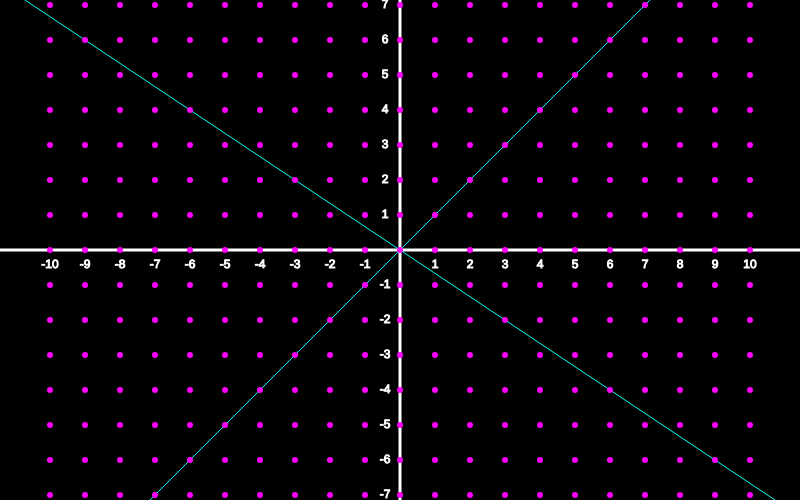
Frame 1 (no input)
Frame 60 (no input): identical to frame 1, image omitted
Frame 120 (the mouse pressed at the canvas centre since frame 60): identical to frame 1, image omitted

The p5.js sketch that drew this single still picture (run headless with seeded random() and noise() and a simulated clock; from frame 60 on, the mouse is pressed at the canvas centre):

// p5.js sketch
// ── sketch.js
/*
Criado por Bruno B Bastos em 21/11/20

Faltando:
	Resetar página
	User inputs (selecionar pontos, linhas, áreas, etc)
	Entrada de matrizes
	Autovetores e Autovalores - feito 22/11/20
	Refactorar as funções de matrizes num objeto Matriz
*/

let points = [];
let particles = [];
let lines = [];
let eigenVecs = [];
let eigenVals = [];
let planeSize = 10; // gera um plano de (-n a n)^2 elementos
let center;
let resolution = 35; // resolução da escala
let currentMatrix;
let Mat = [];
Mat = [[-1, 3], [2, 0]];
// Mat = [[0, -1], [-1, 0]];


function setup() {
 	createCanvas(800, 500);
 	center = createVector(width/2, height/2);
 	currentMatrix = Mat;
	
	particlesSetup(points, particles);
 	alert("clique para visualizar a transformação\n"
		 + currentMatrix[0] +"\n"
		 + currentMatrix[1]);
 	
 	getEigenvectors(currentMatrix, eigenVecs, eigenVals);
 	console.log(eigenVals);
 	console.log(eigenVecs);
}

function draw() {
	background(0);
	drawAxis(1);
	drawPoints(points);
	drawEigenVecLines(eigenVecs);
  	for(p of particles){
  		p.update();
  	}
}

function drawAxis(scale){
	push();
	translate(center);
	stroke(255);
	fill(255);
	textAlign(CENTER, CENTER);
	strokeWeight(1);
	for(let i = -10; i <= 10; i++){
		if(i==0)continue;
		text(i * scale, -15, -i * resolution);
	}
	for(let i = -10; i <= 10; i++){
		if(i==0)continue;
		text(i * scale, i * resolution, 15);
	}
	strokeWeight(3);
	line(-width/2, 0, width/2, 0);
	line(0, -height/2, 0, height/2);
	pop();
}

function drawPoints(set){
	return;
	push();
	translate(center);
	stroke('cyan');
	strokeWeight(10);
	for(let i = 0; i < set.length; i++){
		if(i == 258)stroke('red');
		else stroke('cyan');
		point(set[i].x * resolution, set[i].y * -resolution);
	}
	pop();
}


class Particle{
	constructor(vec){
		this.pos = vec;
		this.spd = .005;
		// this.vel = createVector(0, 0);
		this.dir = createVector(0, 0); // direção
		this.destiny = this.pos.copy(); // posição destino
		this.origin = this.pos.copy(); // posição inicial antes da transformação
		this.course = 0;
		this.progress = 0; // % do caminho percorrido
		this.col = 'magenta';
	}

	update(){
		this.move();
		this.show();
	}

	move(){
		if(this.progress < 1){
			this.progress += this.spd;
			// let d = this.origin.dist(this.destiny);
			let a = this.dir.copy();
			let b = this.origin.copy();
			a.mult(this.course * this.progress);
			b.add(a);
			this.pos.set(b);
		}
		else{
			this.origin = this.pos.copy();
		}
		/* 	Graças à propriedade T(αv) = αT(v) é possível aplicar a transformação T na posição (pos)
			da partícula em pequenas frações (spd) resultando num movimento que preserva a
			linearidade
		*/
	}

	show(){
		push();
		translate(center);
		stroke(this.col);
		strokeWeight(6);
		point(this.pos.x * resolution, this.pos.y * -resolution);
		pop(0);
	}

	moveTo(vec){
		this.progress = 0;
		this.destiny = vec; // armazena o destino da partícula
		this.dir = this.destiny.copy(); // atualiza a velocidade...
		let p = this.pos.copy(); 
		this.dir.sub(p); // para a direção do destino
		this.dir.normalize(); // transforma num vetor unitário
		this.course = this.origin.dist(this.destiny);
	}
}

function particlesSetup(ptsArray, partclsArray){
	for(let i = -planeSize; i <= planeSize; i++){
 		for(let j = -planeSize; j <= planeSize; j++){
 			let v;
 			v = createVector(i, j);
 			ptsArray.push(v);// REMOVER
 			let p = new Particle(v);
 		partclsArray.push(p);
 		}
 	}
}

function applyTransform(M, ptsArray, partclsArray){
	for(let i = 0; i < ptsArray.length; i++){
 		ptsArray[i] = matrixTransform(M, ptsArray[i]);
 		partclsArray[i].moveTo(ptsArray[i]);
 	}
}

function mouseClicked(){
	applyTransform(currentMatrix, points, particles);
}

function mouseWheel(event) {
  let pulse = event.delta / -100;
  resolution += 2 * pulse;
  resolution = constrain(resolution, 10, 90);
  return false;
}

function getEigenvectors(M, vecs, vals){// a função eigenvectors(M) já chama por eigenValues, refazer isso aqui
	vals.push(eigenvalues(M)); // Encontrei um problema pra receber o resultado aqui...
	vecs.push(eigenvectors(M)); // saindo da função, os resultados desaparecem
	// console.log(vecs); // Só consegui resolver com o método push()
	// Aparentemente o array sendo passado é multinível
}

function drawEigenVecLines(vecs){
	push();
	translate(center);
	stroke('cyan');
	strokeWeight(1);
	for(let i = 0; i < vecs[0].length; i++){ 
	// gambiarra horrível, reformular a forma de armazenamento de variáveis
		line(vecs[0][i].x * 10 * resolution, vecs[0][i].y * 10 * -resolution,
			 vecs[0][i].x * -10 * resolution, vecs[0][i].y * -10 * -resolution);
	}
	pop()
}

// ── MATH.js
/*

*/

function matrixTransform(M, v){ // Aplica uma transformação em um vetor P5
	let vec = vecToMatrix(v); // transforma um vetor P5 numa matriz
	let product = matrixMult(M, vec); // multiplica a mat tranformação pelo "vetor"
	let result = matrixToVec(product); // converte o produto de volta a um vetor P5
	return result;
}

function matrixMult(A, B){
	if(A[0].length != B.length) {
		console.log("número de colunas de A deve ser igual ao de linhas de B");
		return null; 
	}
	let result = [];
	for(let i = 0; i < A.length; i++){
		let row = [];
		result.push(row);
		for(let j = 0; j < B[0].length; j++){
			let sum = 0;
			for(let a = 0; a < A[0].length; a++){
				sum += A[i][a] * B[a][j];
			}
			result[i][j] = sum;
		}
	}
	return result;
}

function vecToMatrix(v){
	if(v instanceof p5.Vector){
		let vec = [];
		vec[0] = [];
		vec[1] = [];
		vec[0].push(v.x);
		vec[1].push(v.y);
		return vec;
	}
	if(v instanceof Array){ // recebe um conjunto de vetores e transforma numa matriz
		console.log("Ainda não fiz essa parte :(");
		return null;
	}
}

function matrixToVec(M){ // expandir para matrizes de formato nxm
	let vec = createVector(M[0][0], M[1][0]);
	return vec;
}

function bhaskara(coefs){
// recebe um array com os coeficientes 
// a = coefs[0], b = coefs[1], c = coefs[2]
	let result = [];
	let delta = (coefs[1] * coefs[1]) - (4 * coefs[0] * coefs[2]);
	let x1, x2;
	x1 = (-coefs[1] + sqrt(delta)) / (2 * coefs[0]);
	x2 = (-coefs[1] - sqrt(delta)) / (2 * coefs[0]);
	result.push(x1);
	result.push(x2);
	return result;
}

function determinant(M){ // recebe mtx
		let det = 0;
		if(M.length <= 2){ // Brincadeira de criança
			det = M[0][0] * M[1][1] - M[0][1] * M[1][0];
		}
		else {
			let coeficients = []; // encontra os coefs...
			coeficients = M[0]; // na primeira linha da matriz

			for(let c = 0; c < coeficients.length; c++){
				let reducedMatrix = [];

				for(let i = 1; i < M.length; i++){ // ignore a linha do coeficiente (linha 0)
					let row = [];

					for(let j = 0; j < M.length; j++){
						if(j == c) continue; // ignora a coluna do coeficiente
						row.push(M[i][j]); // recolhe elementos para a matriz reduzida, linha por linha
					}
					reducedMatrix.push(row); // recolhe as linhas da matriz reduzida
				}
				let signal = 1;
				if(c & 1) signal = -1;
				det += coeficients[c] * this.determinant(reducedMatrix) * signal;
			}
		}
		return det;
	}

	function trace(M){
		let sum = 0;
		for(let i = 0; i < M.length; i++){
			sum += M[i][i];
		}
		return sum;
	}

	function eigenvalues(M){
		// Hardcoded formula para M2x2,
		// parece funcionar para outras nxn se resolvida por partes como fiz no algoritmo do det(M)
		// Resolvendo o problema com uma M genérica
		// encontrei que o determinante da (T - λI)
		// tem a forma ad - aλ - dλ + λ^2 - bc
		// (ad-bc) - λ(a + d) + λ^2
		// det(M) - λ(tr(M)) + λ^2
		let lambdas = [];
		let lambdaCoefs = [];
		lambdaCoefs[0] = 1;
		lambdaCoefs[1] = -trace(M);
		lambdaCoefs[2] = determinant(M);
		lambdas = bhaskara(lambdaCoefs);
		return lambdas;
	}

	function cramersRule(ugh){ // Tinha que fazer a piada
		
	}

	function eigenvectors(M){ // Tentando escrever uma forma base que sirva para matrizes maiores
		let lambdas = [];
		let vecs =[];
		lambdas = eigenvalues(M);
		for(let i = 0 ; i < lambdas.length; i++){ // para cada lambda encontrado
			let lambdaI = createIdentityMatrix(M.length); // criar uma matriz lambda * Identidade do tamanho de M
			lambdaI = scalarMult(lambdas[i], lambdaI);
			let MminusL = copyMatrix(M);
			MminusL = addMatrix(M, 1, lambdaI, -1); // Encontrar (M - λI)
			for(let j = 0; j < lambdas.length; j++){ // ADICIONAR: Testar se o lambda corresponde ao v
				if(j == i) continue; // A matriz (M - λiI) vai corresponder a um autovetor diferente
				vecs.push(matrixToVec(MminusL)); // Como as colunas são múltiplas entre si, qqr uma deve servir
			}
		}
		// console.log(lambdas);
		return vecs;
	}

	function copyMatrix(M){
	// Copiar arrays multiníveis com o operador = traz todo tipo de problema 
	let rows = M.length;
	let cols = M[0].length;
	let result = [];
	for(let i = 0; i < rows; i++){
		let newRow = [];
		for(let j = 0; j < cols; j++){
			newRow[j] = M[i][j];
		}
		result.push(newRow);
	}
	return result;
}

function createIdentityMatrix(n){
	let M = [];
	for(let i = 0; i < n; i++){
		let row = [];
		for(let j = 0; j < n; j++){
			if(i == j) row.push(1);
			else row.push(0);
		}
		M.push(row);
	}
	return M;
}

function addMatrix(A, scalarA, B, scalarB){
		if(A.length != B.length || A[0].length != A[0].length){
			console.log("dimensões diferentes");
			return null;
		}

		let result = [];
		for(let i = 0; i < A.length; i++){
			let row = [];
			for(let j = 0; j < A[0].length; j++){
				row[j] = A[i][j] * scalarA + B[i][j] * scalarB;
			}
			result.push(row);
		}
		return result;
}

function scalarMult(scalar, M){
	let result = [];
	for(let i = 0; i < M.length; i++){
		let row = [];
		for(let j = 0; j < M[0].length; j++){
			row[j] = M[i][j] * scalar;
		}
		result.push(row);
	}
	return result;
}
